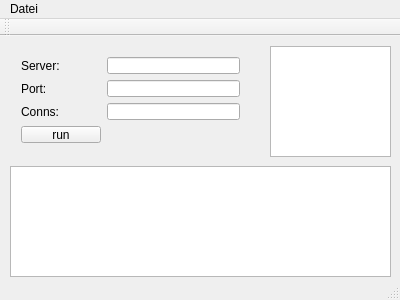
<?xml version="1.0" encoding="UTF-8"?>
<ui version="4.0">
 <class>TcpComViewer</class>
 <widget class="QMainWindow" name="TcpComViewer">
  <property name="geometry">
   <rect>
    <x>0</x>
    <y>0</y>
    <width>400</width>
    <height>300</height>
   </rect>
  </property>
  <property name="windowTitle">
   <string>TcpComViewer</string>
  </property>
  <widget class="QWidget" name="centralWidget">
   <widget class="QWidget" name="gridLayoutWidget">
    <property name="geometry">
     <rect>
      <x>10</x>
      <y>10</y>
      <width>241</width>
      <height>108</height>
     </rect>
    </property>
    <layout class="QGridLayout" name="gridLayout">
     <item row="0" column="0">
      <widget class="QLabel" name="srv_lbl">
       <property name="text">
        <string>Server:</string>
       </property>
      </widget>
     </item>
     <item row="1" column="0">
      <widget class="QLabel" name="port_lbl">
       <property name="text">
        <string>Port:</string>
       </property>
      </widget>
     </item>
     <item row="0" column="1">
      <widget class="QLineEdit" name="srv_in"/>
     </item>
     <item row="1" column="1">
      <widget class="QLineEdit" name="port_in"/>
     </item>
     <item row="3" column="0">
      <widget class="QPushButton" name="run_btn">
       <property name="text">
        <string>run</string>
       </property>
      </widget>
     </item>
     <item row="2" column="0">
      <widget class="QLabel" name="num_conns_lbl">
       <property name="text">
        <string>Conns:</string>
       </property>
      </widget>
     </item>
     <item row="2" column="1">
      <widget class="QLineEdit" name="num_conns_in"/>
     </item>
    </layout>
   </widget>
   <widget class="QListWidget" name="srv_out">
    <property name="geometry">
     <rect>
      <x>10</x>
      <y>130</y>
      <width>381</width>
      <height>111</height>
     </rect>
    </property>
   </widget>
   <widget class="QListView" name="income_view">
    <property name="geometry">
     <rect>
      <x>270</x>
      <y>10</y>
      <width>121</width>
      <height>111</height>
     </rect>
    </property>
   </widget>
  </widget>
  <widget class="QMenuBar" name="menuBar">
   <property name="geometry">
    <rect>
     <x>0</x>
     <y>0</y>
     <width>400</width>
     <height>19</height>
    </rect>
   </property>
   <widget class="QMenu" name="menuTcpComViewer">
    <property name="title">
     <string>Datei</string>
    </property>
    <addaction name="actionExit"/>
   </widget>
   <addaction name="menuTcpComViewer"/>
  </widget>
  <widget class="QToolBar" name="mainToolBar">
   <attribute name="toolBarArea">
    <enum>TopToolBarArea</enum>
   </attribute>
   <attribute name="toolBarBreak">
    <bool>false</bool>
   </attribute>
  </widget>
  <widget class="QStatusBar" name="statusBar"/>
  <action name="actionExit">
   <property name="text">
    <string>beenden</string>
   </property>
  </action>
 </widget>
 <layoutdefault spacing="6" margin="11"/>
 <resources/>
 <connections/>
</ui>
